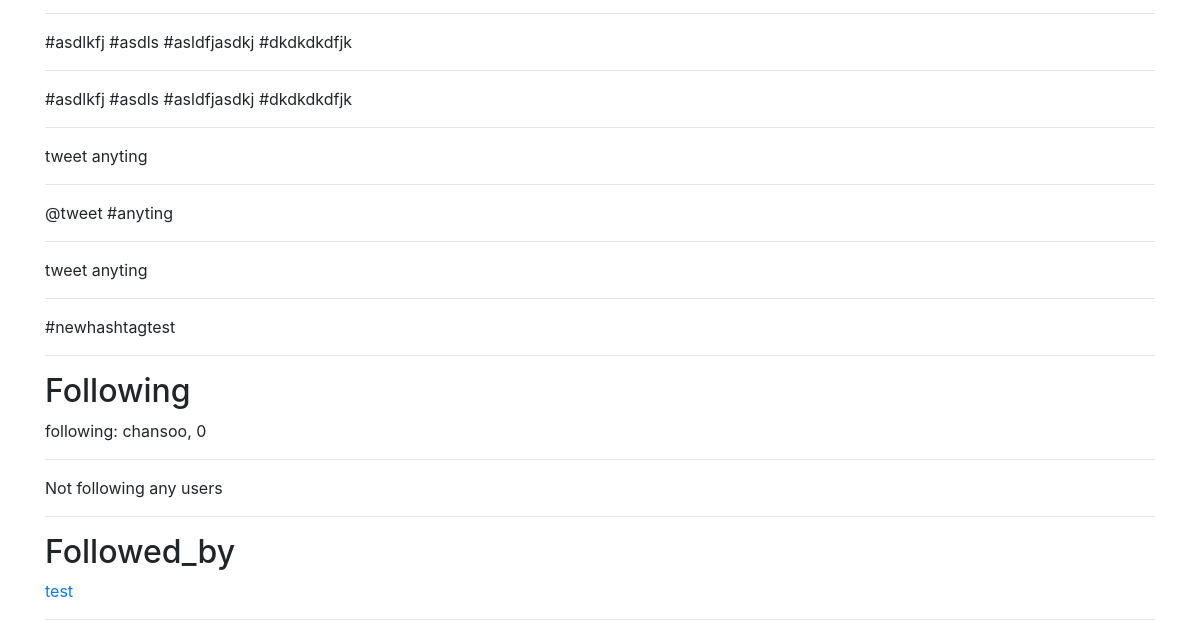
/profile/chansoo/ (signed in, lower part), run on an earlier commit of the app's database.
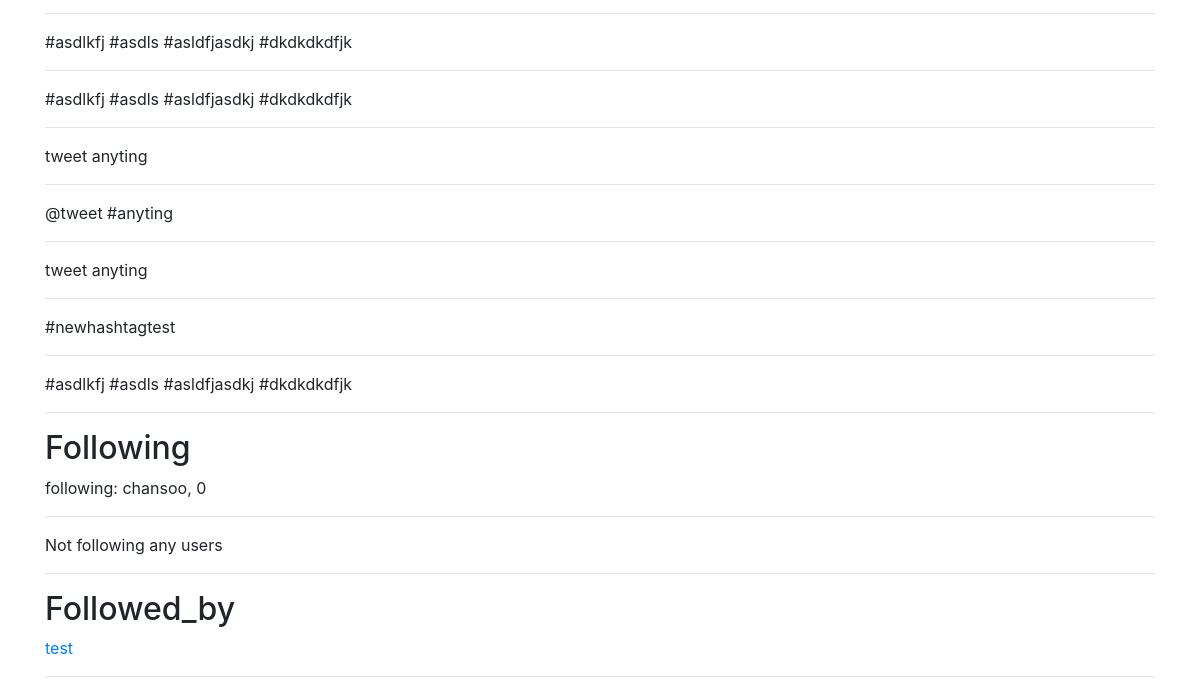
And on a later commit of the database.
### tweets/models.py (models this page shows, shortened)
class Tweet(models.Model):
    parent = models.ForeignKey("self", blank=True, null=True)
    user = models.ForeignKey(settings.AUTH_USER_MODEL)
    content = models.CharField(max_length=140, default="tweet anyting", validators=[validate_content])
    liked = models.ManyToManyField(settings.AUTH_USER_MODEL, blank=True, related_name='liked')
    updated_at = models.DateTimeField(auto_now=True)
    timestamp = models.DateTimeField(auto_now_add=True)
    reply = models.BooleanField(verbose_name='is a reply', default=False)
    objects = TweetManager()
    def __str__(self):
        return str(self.content)

### accounts/models.py (models this page shows, shortened)
class UserProfile(models.Model):
    user        = models.OneToOneField(settings.AUTH_USER_MODEL, related_name='profile')
    following   = models.ManyToManyField(settings.AUTH_USER_MODEL, blank=True, related_name='followed_by')
    objects = UserProfileManager()  # UserProfile.objects.all()
    def __str__(self):
        return "{}, {}".format(self.user.username, self.following.all().count())
    def get_following(self):
        users = self.following.all()
        return users.exclude(username=self.user.username)
    def get_following_url(self):
        return reverse_lazy("profiles:follow", kwargs={'username':self.user.username})

### accounts/views.py (the view)
# urls.py: url(r'^(?P<username>[\w.@+-]+)/$', UserDetailView.as_view(), name='detail'),
class UserDetailView(DetailView):
    template_name = 'accounts/user_detail.html'
    queryset = User.objects.all()
    def get_object(self):
        return get_object_or_404(User, username__iexact=self.kwargs.get("username"))
    def get_context_data(self, *args, **kwargs):
        context = super(UserDetailView, self).get_context_data(*args, **kwargs)
        context['following'] = UserProfile.objects.is_following(self.request.user, self.get_object())
        return context

### accounts/models.py (called while the page is built)
    def all(self):
        qs = self.get_queryset().all()
        print(qs)
        print(self.instance)
        try:
            if(self.instance):
                qs = qs.exclude(user=self.instance)
        except:
            pass
        return qs

    def is_following(self, user, followed_by_user):
        user_profile, created = UserProfile.objects.get_or_create(user=user)
        if created:
            return False
        if followed_by_user in user_profile.following.all():
            return True
        return False

### accounts/templates/accounts/user_detail.html (shortened to what this page needs)
{% extends "base.html" %}
{% block content %}
    {% for tweet in object.tweet_set.all %}
        {{ tweet }}<br><hr>
    {% endfor %}
    <h2>Following</h2>
        following: {{ object.profile }}<br><hr>
        {% for user in object.profile.get_following %}
        <a href="/profile/{{ user.username }}">{{ user.username }}</a>><br><hr>
        {% empty %}
            Not following any users
        {% endfor %}
    <hr>
    <h2>Followed_by</h2>
        {% for profile in object.followed_by.all %}
            <a href="/profile/{{ profile.user.username }}">{{ profile.user.username }}<br><hr>
        {% empty %}
            Not followed by any users
        {% endfor %}
{% endblock content %}

What changed in the data, as far as the page shows it:
added Tweet: content "#asdlkfj #asdls #asldfjasdkj #dkdkdkdfjk"
